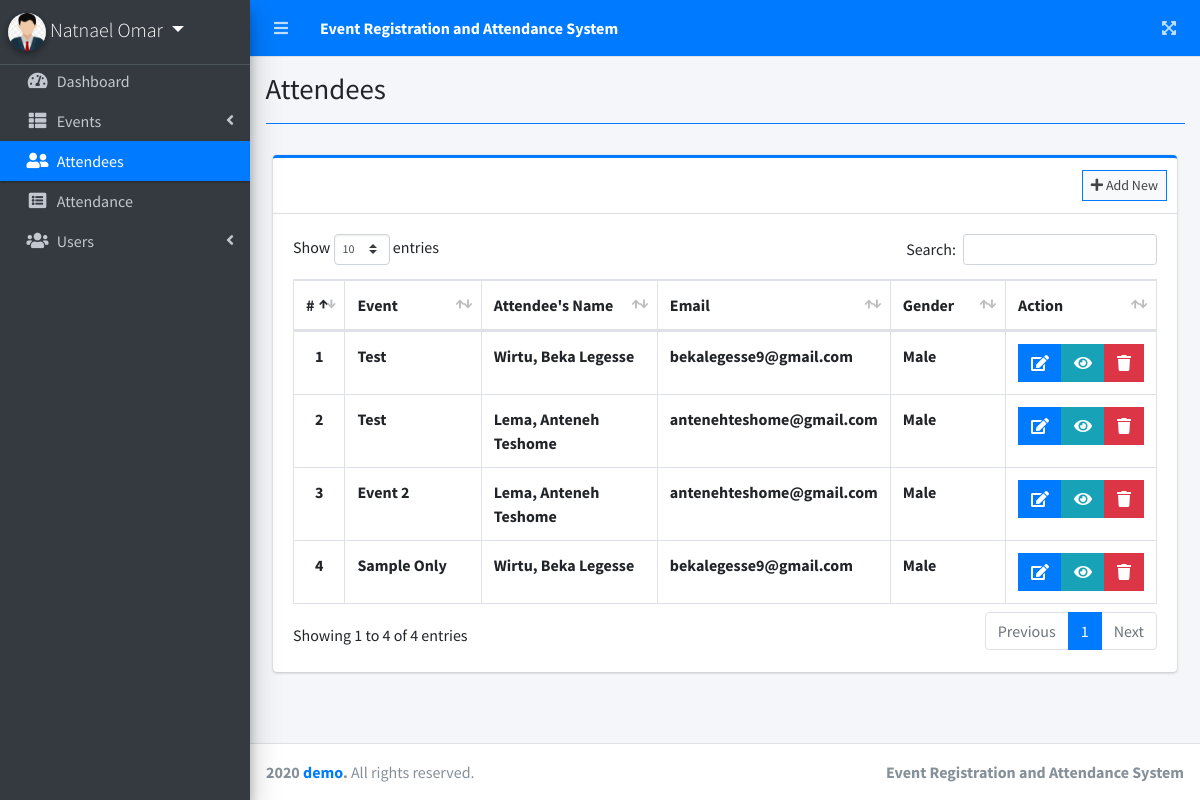
The page /admin/index.php?page=attendees (signed in) on the database its author committed.
### tables this page shows
CREATE TABLE `attendees` (
  `id` int(30) NOT NULL,
  `event_id` int(30) NOT NULL,
  `firstname` varchar(200) NOT NULL,
  `lastname` varchar(200) NOT NULL,
  `middlename` varchar(200) NOT NULL,
  `contact` varchar(200) NOT NULL,
  `gender` varchar(100) NOT NULL,
  `email` varchar(200) NOT NULL,
  `address` text NOT NULL,
  `status` tinyint(1) NOT NULL COMMENT '0=Awaiting/Absent=1=Present',
  `date_created` int(11) NOT NULL DEFAULT(current_timestamp)
);

CREATE TABLE `events` (
  `id` int(30) NOT NULL,
  `event_datetime` datetime NOT NULL,
  `event` varchar(200) NOT NULL,
  `description` text NOT NULL,
  `venue` text NOT NULL,
  `status` tinyint(1) NOT NULL DEFAULT 0 COMMENT '0 Pending, 1=Open,2=Done',
  `date_created` datetime NOT NULL DEFAULT current_timestamp()
);

### admin/attendees.php (the view, shortened to what this page needs)
<?php include'db_connect.php' ?>
<div class="col-lg-12">
	<div class="card card-outline card-primary">
		<div class="card-header">
			<div class="card-tools">
				<a class="btn btn-block btn-sm btn-default btn-flat border-primary" href="./index.php?page=new_attendee"><i class="fa fa-plus"></i> Add New</a>
			</div>
		</div>
		<div class="card-body">
			<table class="table tabe-hover table-bordered" id="list">
				<colgroup>
					<col width="5%">
					<col width="20%">
					<col width="25%">
					<col width="20%">
					<col width="15%">
					<col width="15%">
				</colgroup>
				<thead>
					<tr>
						<th class="text-center">#</th>
						<th>Event</th>
						<th>Attendee's Name</th>
						<th>Email</th>
						<th>Gender</th>
						<th>Action</th>
					</tr>
				</thead>
				<tbody>
					<?php
					$i = 1;
					$qry = $conn->query("SELECT a.*,concat(a.lastname,', ',a.firstname,' ',a.middlename) as name,e.event FROM attendees a inner join events e on e.id = a.event_id order by unix_timestamp(e.date_created) desc ");
					while($row= $qry->fetch_assoc()):
					?>
					<tr>
						<th class="text-center"><?php echo $i++ ?></th>
						<td><b><?php echo ucwords($row['event']) ?></b></td>
						<td><b><?php echo ucwords($row['name']) ?></b></td>
						<td><b><?php echo $row['email'] ?></b></td>
						<td><b><?php echo ucwords($row['gender']) ?></b></td>
						<td class="text-center">
		                    <div class="btn-group">
		                        <a href="./index.php?page=edit_attendee&id=<?php echo $row['id'] ?>" class="btn btn-primary btn-flat">
		                          <i class="fas fa-edit"></i>
		                        </a>
		                         <button href="button" class="btn btn-info btn-flat view_attendee" data-id="<?php echo $row['id'] ?>">
		                          <i class="fas fa-eye"></i>
		                        </button>
		                        <button type="button" class="btn btn-danger btn-flat delete_attendee" data-id="<?php echo $row['id'] ?>">
		                          <i class="fas fa-trash"></i>
		                        </button>
	                      </div>
						</td>
					</tr>
				<?php endwhile; ?>
				</tbody>
			</table>
		</div>
	</div>
</div>

### rows shown on the page
attendees: event.event "Test", name "Wirtu, Beka Legesse", email "bekalegesse9@gmail.com", gender "Male"
attendees: event.event "Test", name "Lema, Anteneh Teshome", email "antenehteshome@gmail.com", gender "Male"
attendees: event.event "Event 2", name "Lema, Anteneh Teshome", email "antenehteshome@gmail.com", gender "Male"
attendees: event.event "Sample Only", name "Wirtu, Beka Legesse", email "bekalegesse9@gmail.com", gender "Male"

### other values the page prints
$_SESSION['login_firstname'].' '.$_SESSION['login_lastname'] "Natnael Omar"
$title "Attendees"
